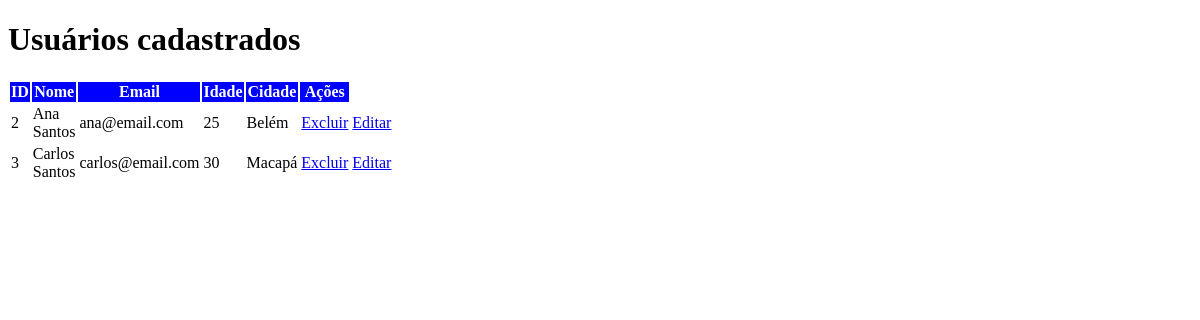
The page /usuarios on the database as committed earlier.
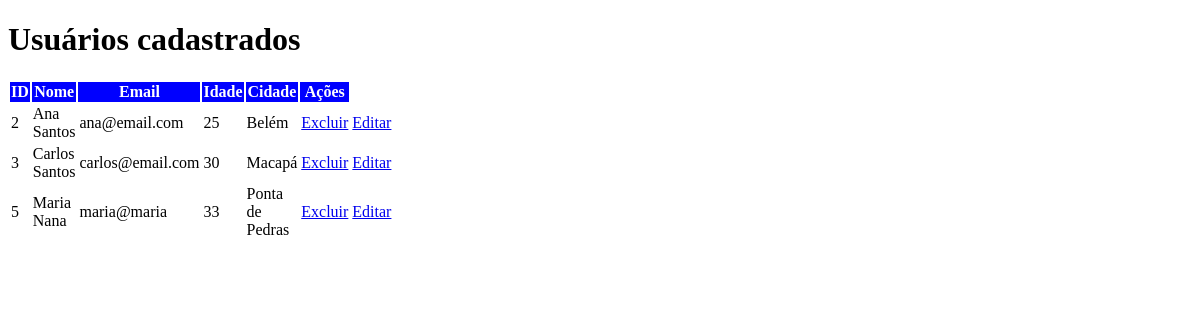
The same page on the database as committed later.
### tables this page shows
CREATE TABLE usuarios (
                       id  INTEGER PRIMARY KEY AUTOINCREMENT,
                       nome TEXT NOT NULL, 
                       email TEXT NOT NULL,
                       idade INTERGER,
                       cidade TEXT                       
                   );

### routes/usuarios.py (the view)
@usuarios_bp.route("/usuarios")
def usuarios():
    lista = listar_usuarios()
    return render_template('usuarios.html', usuarios=lista)

### banco.py (called while the page is built)
def conectar():
    conexao = sqlite3.connect("banco.db")
    conexao.row_factory = sqlite3.Row
    return conexao

def listar_usuarios():
    conexao = conectar()
    cursor = conexao.cursor()
    cursor.execute("""
                       SELECT * FROM usuarios
                       """)
    usuarios = cursor.fetchall()
    conexao.close()
    return usuarios

### templates/usuarios.html (shortened to what this page needs)
<!DOCTYPE html>
<html lang="en">
<head>
</head>
<body>
    <h1>Usuários cadastrados</h1>
    <table style="width: 30%;">
        <thead style="background-color: blue; color: white;">
            <tr>
                <th>ID</th>
                <th>Nome</th>
                <th>Email</th>
                <th>Idade</th>
                <th>Cidade</th>
                <th>Ações</th>
            </tr>
        </thead>
        <tbody>
            {% for usuario in usuarios %}
            <tr>
                <td>{{usuario.id}}</td>
                <td>{{usuario.nome}}</td>
                <td>{{usuario.email}}</td>
                <td>{{usuario.idade}}</td>
                <td>{{usuario.cidade}}</td>
                <td><a href="/excluir/{{usuario.id}}">Excluir</a></td>
                <td><a href="/editar/{{usuario.id}}">Editar</a></td>
            </tr>
            {% endfor %}
        </tbody>
    </table>
</body>
</html>

Rows that differ between the two databases and show on the page:
added usuarios: id "5", nome "Maria Nana", email "maria@maria", idade "33", cidade "Ponta de Pedras"
